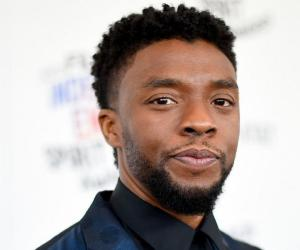
#> input picture img/chadwick/chadwick_boseman.jpg, 300 x 250 px; its folder holds only this picture in this run
$ python face.py
#> lines starting #> are read from the running program, lines starting #| are printed output that depends on the picture
import cv2
import numpy as np
import os

def dataset():
    images = []
    labels = []
    labels_dic = {}
    people = [person for person in os.listdir("img/")]
    for i, person in enumerate(people):
            labels_dic[i] = person
            for image in os.listdir("img/" + person):
                    images.append(cv2.imread("img/" + person + '/' + image, 0))
                    labels.append(person)

    return (images, np.array(labels), labels_dic)

class FaceDetector(object):
    def __init__(self, xml_path):
        self.classifier = cv2.CascadeClassifier(xml_path)

    def detect(self, image, biggest_only=True):
        scale_factor = 1.2
        min_neighbors = 5
        min_size = (1,1)
        biggest_only = True
        faces_coord = self.classifier.detectMultiScale(image,
                                                       scaleFactor=scale_factor,
                                                       minNeighbors=min_neighbors,
                                                       minSize=min_size,
                                                       flags=cv2.CASCADE_SCALE_IMAGE)
        return faces_coord

def cut_faces(image, faces_coord):
    faces = []

    for (x, y, w, h) in faces_coord:
        w_rm = int(0.3 * w / 2)
        faces.append(image[y: y + h, x + w_rm: x + w - w_rm])

    return faces

def resize(images, size=(224, 224)):
    images_norm = []
    for image in images:
        if image.shape < size:
            image_norm = cv2.resize(image, size,
                                    interpolation=cv2.INTER_AREA)
        else:
            image_norm = cv2.resize(image, size,
                                    interpolation=cv2.INTER_CUBIC)
        images_norm.append(image_norm)

    return images_norm


def normalize_faces(image, faces_coord):

    faces = cut_faces(image, faces_coord)
    faces = resize(faces)

    return faces


images, labels, labels_dic = dataset()
count=0
for image in images:
    detector = FaceDetector("haarcascade_frontalface_default.xml")
    faces_coord = detector.detect(image, True)
    faces = normalize_faces(image ,faces_coord)
    for i, face in enumerate(faces):
            cv2.imwrite('%s.jpeg' % (count), faces[i])
            print(count)
            count += 1
#> this loop made 4 passes
#> pass 1, `cv2.imwrite('%s.jpeg' % (count), faces[i])`:
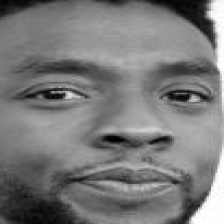
#> saved as 0.jpeg: shape (224, 224); min 0, max 255, mean 121.6
#> pass 2, `cv2.imwrite('%s.jpeg' % (count), faces[i])`:
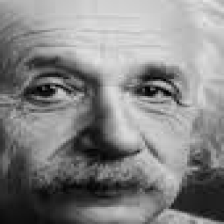
#> saved as 1.jpeg: shape (224, 224); min 0, max 231, mean 132.9
